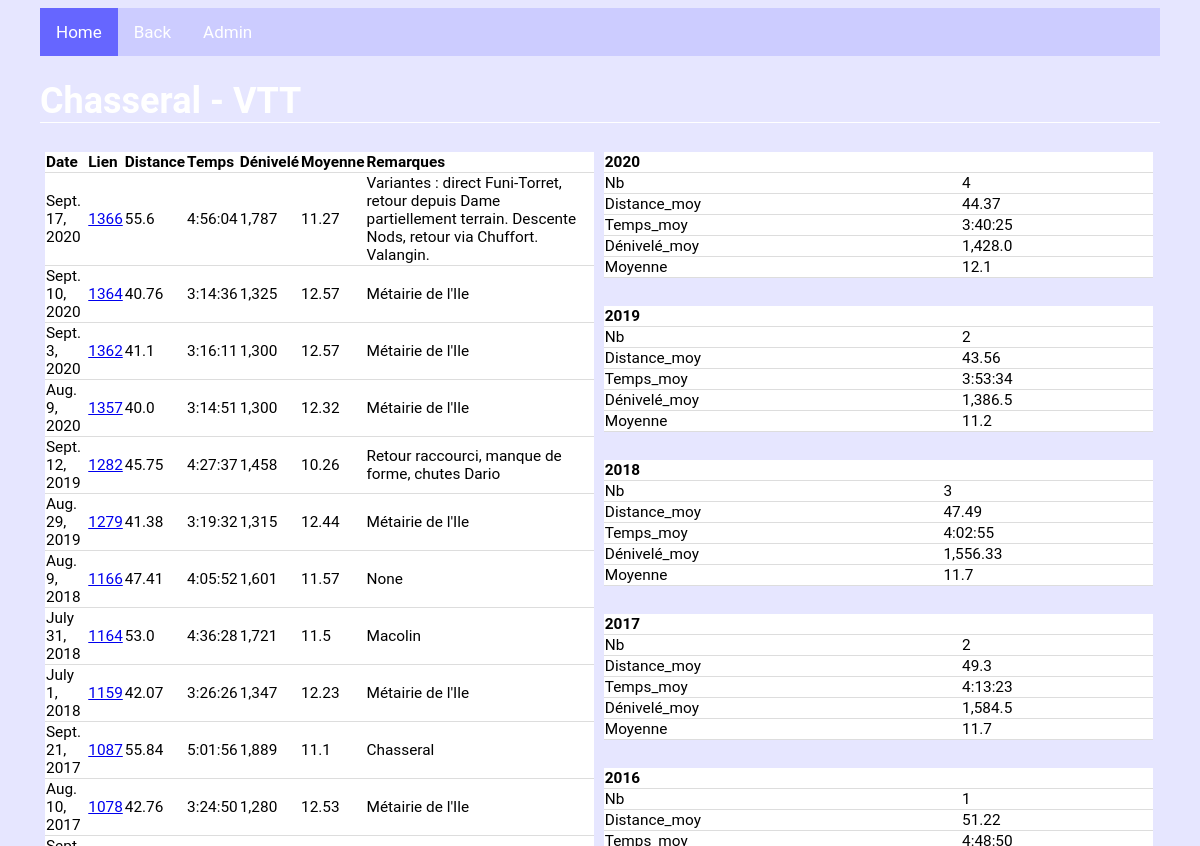
Before: /biketours/tours/5/ (upper part) with the older database file.
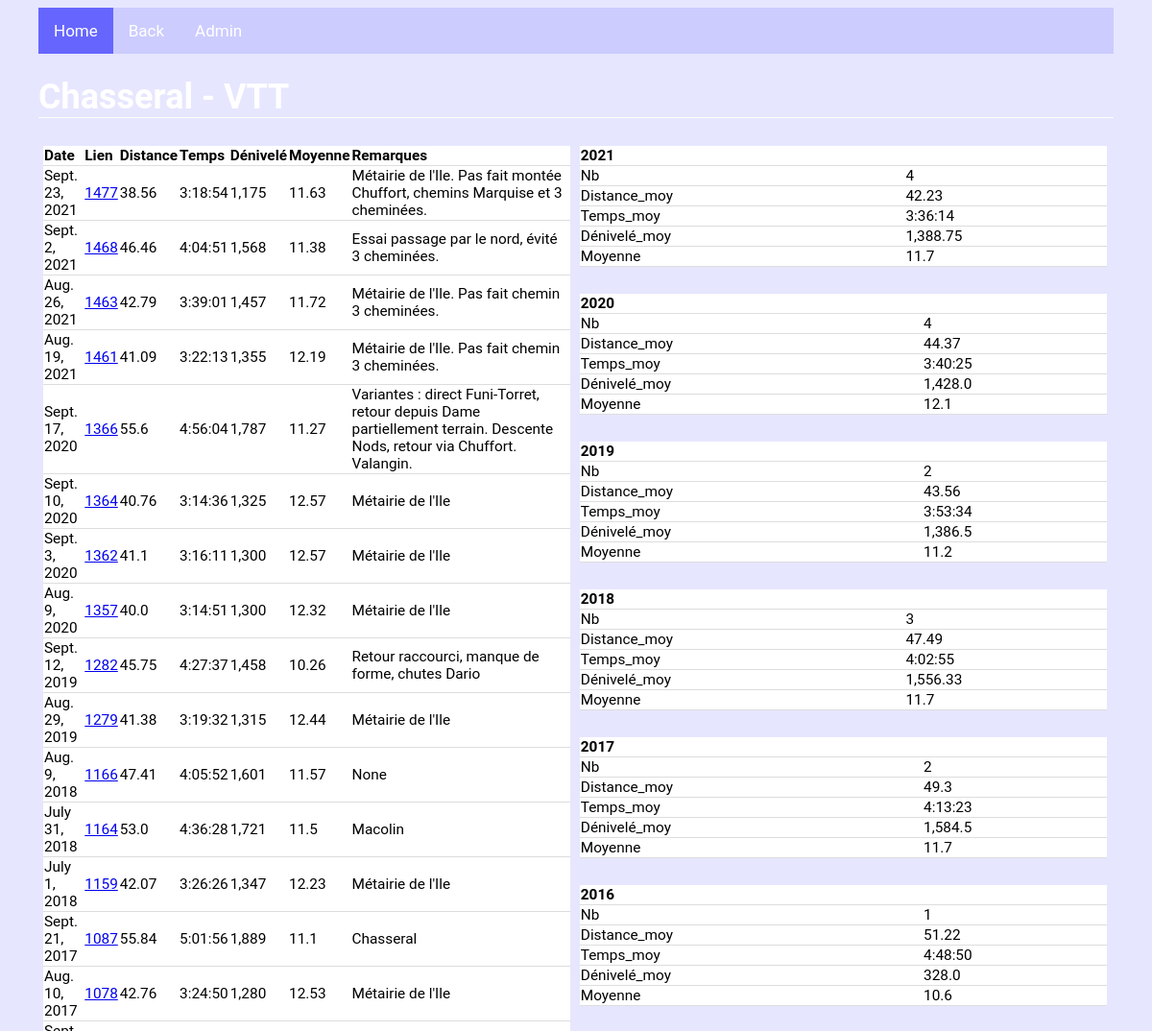
After: the same page with the newer database file.
### biketours/models.py (models this page shows, shortened)
class Perfo(models.Model):
    Refparcours = models.ForeignKey(BikeTour, blank=True, null=True, on_delete=models.CASCADE)
    Date = models.DateField(default=None)
    Distance = models.FloatField(default=None)
    Temps = models.DurationField(default=None)
    Remarques = models.CharField(max_length=1000, default=None, blank=True, null=True)
    Dénivelé = models.FloatField(default=None, blank=True, null=True)
    Vitesse_max = models.FloatField(default=None, blank=True, null=True)
    FC_moy = models.FloatField(default=None, blank=True, null=True)
    FC_max = models.FloatField(default=None, blank=True, null=True)
    Temps_part_1 = models.DurationField(default=None, blank=True, null=True)
    Temps_part_2 = models.DurationField(default=None, blank=True, null=True)
    Temps_part_3 = models.DurationField(default=None, blank=True, null=True)
    Temps_part_4 = models.DurationField(default=None, blank=True, null=True)
    Temps_part_5 = models.DurationField(default=None, blank=True, null=True)
    Temps_part_6 = models.DurationField(default=None, blank=True, null=True)
    Temps_part_7 = models.DurationField(default=None, blank=True, null=True)
    Temps_part_8 = models.DurationField(default=None, blank=True, null=True)
    Temps_part_9 = models.DurationField(default=None, blank=True, null=True)
    Temps_part_10 = models.DurationField(default=None, blank=True, null=True)
    def moy(self):
        if (self.Distance is None or self.Temps is None) :
            vmoy=None
        else :
            vmoy=round(self.Distance/self.Temps.total_seconds()*3600,2)
        return(vmoy)

### biketours/views.py (the view)
# urls.py: re_path(r"^tours/(?P<tour_id>[0-9]+)/$", views.perf_tours, name="perf_tours"),
def perf_tours(request, tour_id):
    all_perf = Perfo.objects.filter(Refparcours=tour_id).order_by("-Date")
    tour = BikeTour.objects.get(pk=tour_id)
    perf_y=dict()
    for y in all_perf.dates("Date", "year", order="DESC") :
        perf_y[y.year] = agrperfo(all_perf.filter(Date__year=y.year), stat="avg")
    context = {"all_perf":all_perf,
               "perf_y":perf_y,
               "tour":tour}
    return render(request, "biketours/perfo.html" ,context)

### biketours/models.py (called while the page is built)
    def title(self):
        if self.Variante is None:
            return(self.Parcours)
        else :
            return(self.Parcours + " - " + self.Variante)

### biketours/views.py (called while the page is built)
def fmt_dct(k, v):  # formatage des résultats agrégés (Nb, Distance_totale/moy, Temps_total/moy, Dénivelé_total/moy)
    if v is None:
        return(v)
    elif re.search("Nb", k) and v is not None:
        return(round(v,0))
    elif re.search("Moy", k) and v is not None:
        return(round(v,1))
    elif (re.search("Distance",k) or re.search("Dénivelé", k)) and v is not None:
        return(format(round(v,2), ","))
    elif re.search("Temps",k) and v is not None:
        s = v.total_seconds()
        hours = s // 3600
        minutes = (s % 3600) // 60
        seconds = s % 60
        return(str(int(hours))+ ":" + str(int(minutes)).zfill(2) + ":" + str(int(seconds))).zfill(2)

def v_moy(qset, suffix): # suffix à introduire manuellement (string)
    if (qset["Distance"+suffix] is None or qset["Temps"+suffix] is None) :
        vmoy=None
    else :
        vmoy=qset["Distance"+suffix]/qset["Temps"+suffix].total_seconds()*3600
    return(vmoy)

### biketours/templates/biketours/perfo.html
{% extends 'biketours/base.html' %}
{% block content %}
{% load humanize %}
<h1> {{tour.title}} </h1>
{% if all_perf %}
<div class="row">
	<div class="col_2">
		<table>
			<tr>
				<th>Date</th>
				<th>Lien</th>
				<th>Distance</th>
				<th>Temps</th>
				<th>Dénivelé</th>
				<th>Moyenne</th>
				<th>Remarques</th>
			</tr>
			{% for n in all_perf %}
			<tr>
				<td>{{n.Date}}</td>
				<td><a href="./{{n.pk}}/">{{n.pk}} </a></td>
				<td>{{n.Distance}}</td>
				<td>{{n.Temps}}</td>
				<td>{{n.Dénivelé|floatformat|intcomma}}</td>
				<td>{{n.moy}}</td>
				<td>{{n.Remarques}}</td>
			</tr>
			{% endfor %}
		</table>
	</div>
	<div class="col_2">
		{% for k, v in perf_y.items %}
		<table>
			<tr>
				<th colspan="2">{{k}} </th>
			</tr>
				{% for a, b in v.items %}
				<tr>
					<td>{{a}} </td>
					<td>{{b}} </td>
				</tr>
				{% endfor %}
		</table>
		<br>
		{% endfor %}
	</div>
</div>
{% else %}
	<h1> C'est vide ? .... </h1>
{% endif %}
{% endblock %}

Changed rows visible on the page:
added Perfo: Date "Sept. 23, 2021", pk "1477", Distance "38.56", Temps "3:18:54", Dénivelé "1,175", moy "11.63", Remarques "Métairie de l'Ile. Pas fait montée Chuffort, chemins Marquise et 3 cheminées."
added Perfo: Date "Sept. 2, 2021", pk "1468", Distance "46.46", Temps "4:04:51", Dénivelé "1,568", moy "11.38", Remarques "Essai passage par le nord, évité 3 cheminées."
added Perfo: Date "Aug. 26, 2021", pk "1463", Distance "42.79", Temps "3:39:01", Dénivelé "1,457", moy "11.72", Remarques "Métairie de l'Ile. Pas fait chemin 3 cheminées."
added Perfo: Date "Aug. 19, 2021", pk "1461", Distance "41.09", Temps "3:22:13", Dénivelé "1,355", moy "12.19", Remarques "Métairie de l'Ile. Pas fait chemin 3 cheminées."
Other visible differences:
new list line: "2021 Nb 4 Distance_moy 42.23 Temps_moy 3:36:14 Dénivelé_moy 1,388.75 Moyenne 11.7"
new list line: "Temps_moy 4:48:50 Dénivelé_moy 328.0 Moyenne 10.6"
